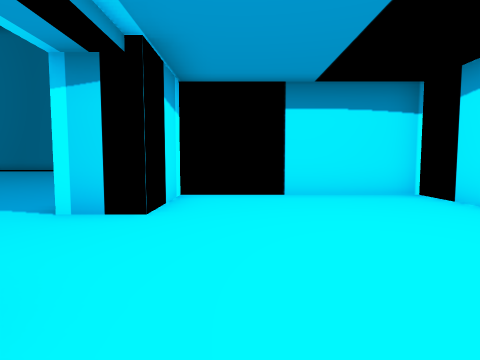
[1] (above)

23 first-person views from a walk through a scene from a Unity 3-D project. The camera is 1.5 m above the floor, tilts 4° down and sees 80° across. The floor is counted in squares, 2 m on a side. Each view is taken from the middle of a square. On the plan, view 1 faces up. The plan holds only what a view shows up to about 10 squares ahead; the rest is blank. The place goes on beyond the plan. The player character is not drawn.

[2]
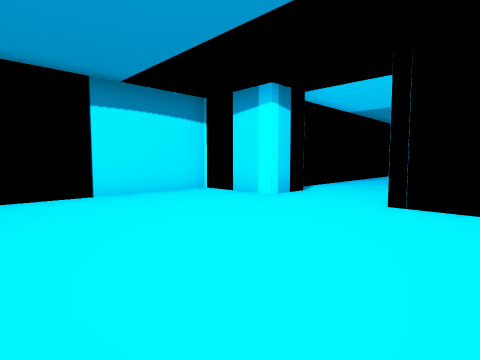

[3]
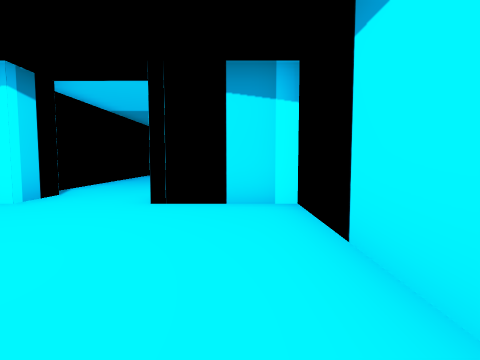

[4]
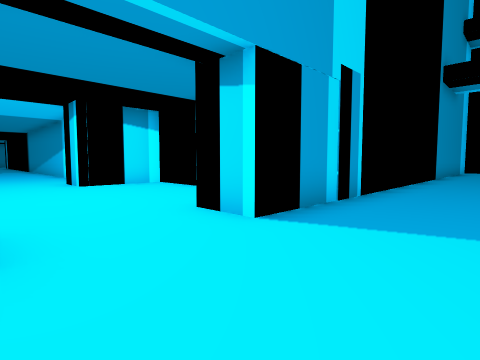

[5]
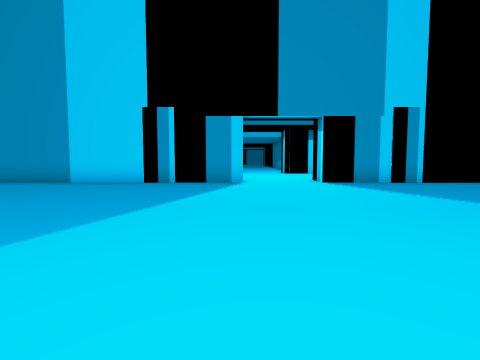

[6]
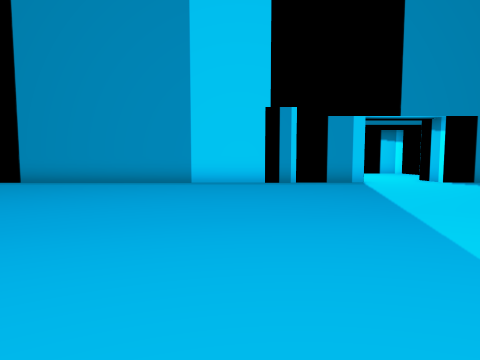

[7]
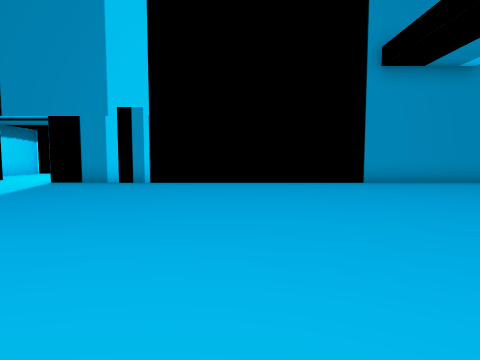

[8]
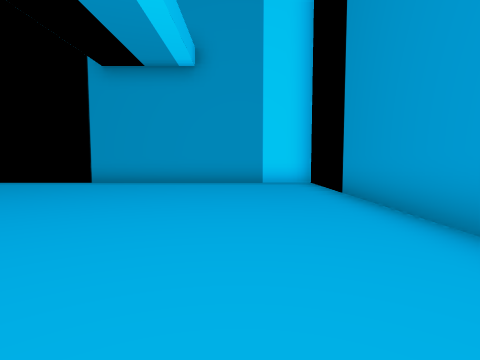

[9]
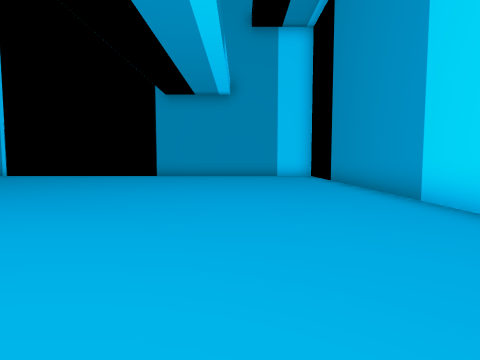

[10]
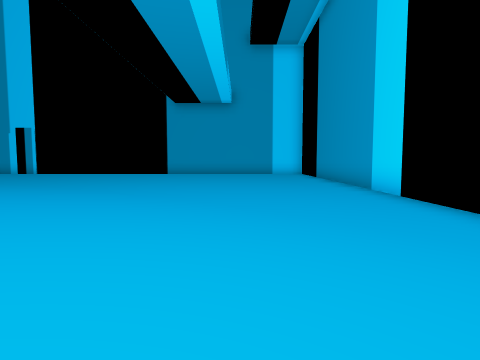

[11]
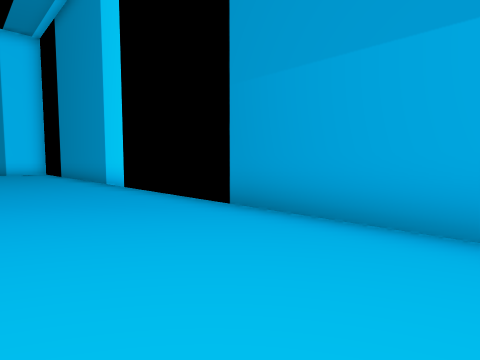

[12]
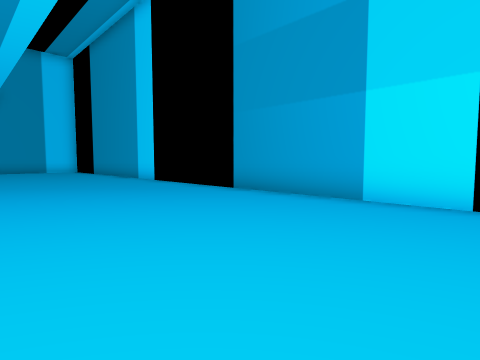

[13]
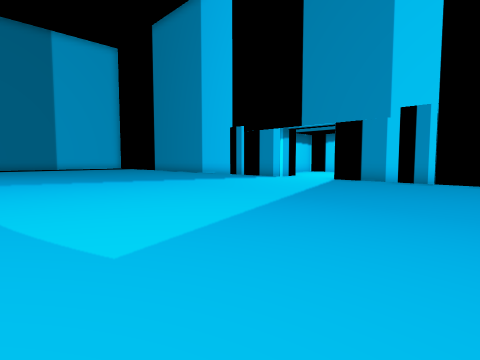

[14]
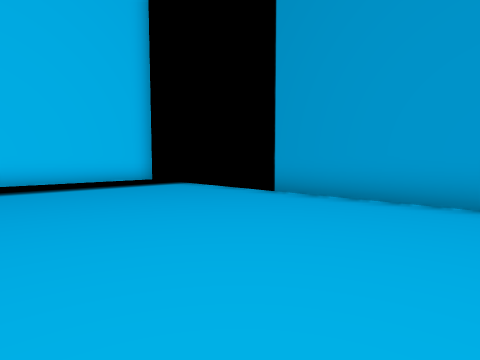

[15]
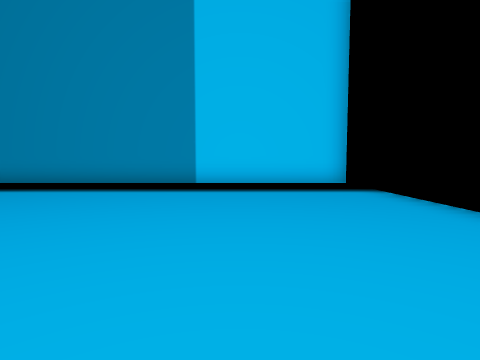

[16]
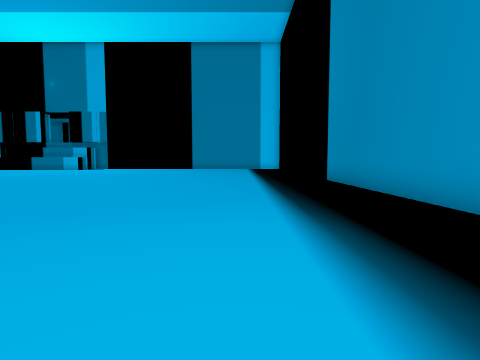

[17]
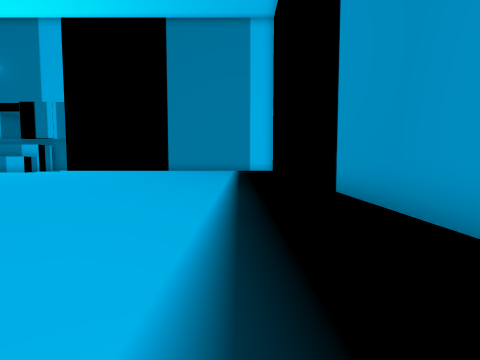

[18]
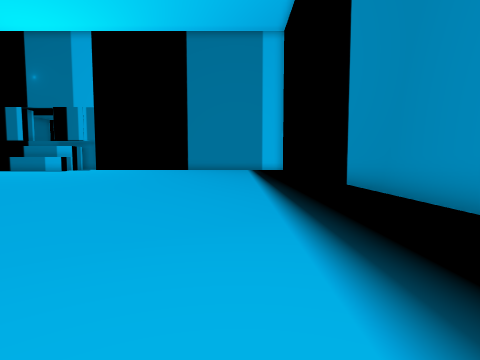

[19]
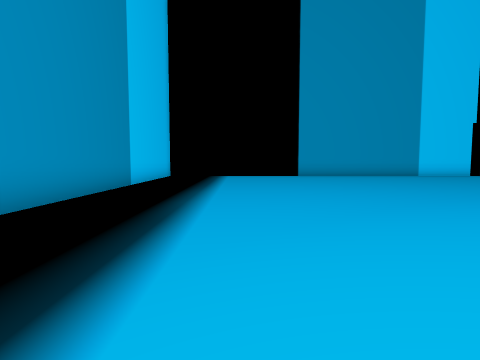

[20]
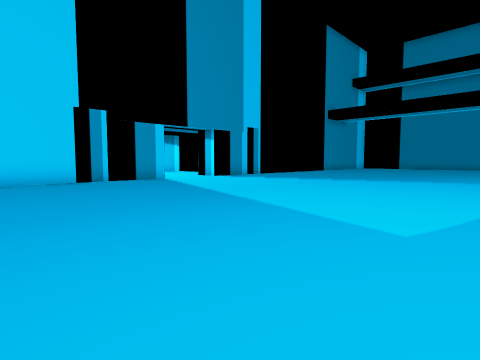

[21]
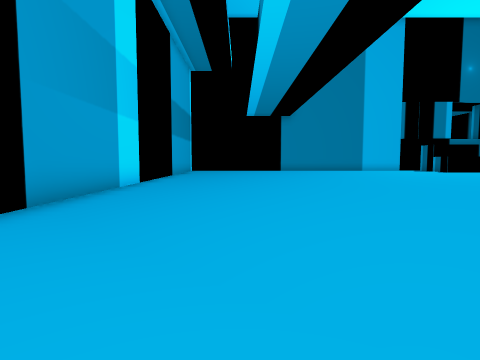

[22]
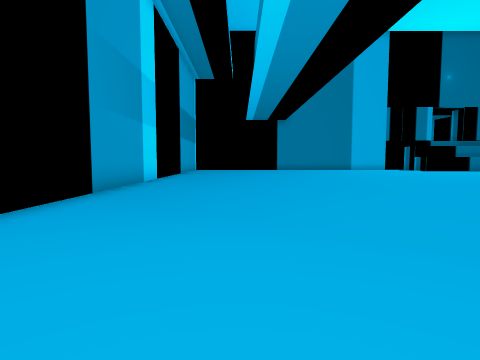

[23]
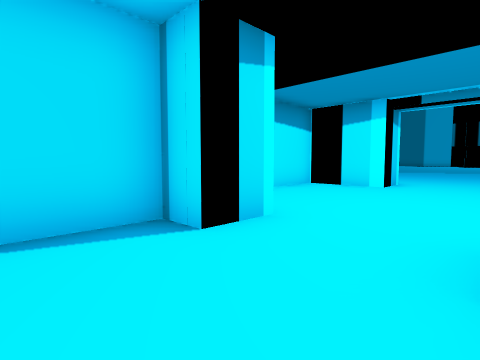

### Floor plan
Points are (right, up) in squares from view 1. A wall is a line through its corners. A room is listed if a view was taken in it or the views show most of it. See-through windows are left out.
Room 1 (views 1, 2, 3)
walls: (-1.3, 1.3) (-1.3, -1) (1.9, -1); (-1.3, 6.2) (-1.3, 3.9); (5.2, 3.9) (3.9, 3.9) (3.9, 5.2); (4, 6.1) (0.9, 6.1); (3.9, -1) (3.9, 1.5) (5.1, 1.5)
ways out: opening at (-2, 2.5) to room 2; opening at (4.5, 2.5) to room 3
Room 2 (views 4, 5, 6, 7, 8, 9, 10, 11, 12, 13, 14, 15, 16, 17, 18, 19, 20, 21, 22)
walls: (-2.6, -2.1) (-2.6, 1.3) (-1.3, 1.3); (-1.3, 3.9) (-2.6, 3.9) (-2.6, 15.4); (-12.1, -16.3) (-5.4, -16.3); (-2.5, 21.3) (-18.9, 21.3); (-21.5, -16.3) (-16.4, -16.3); (-2.6, -16.4) (-2.6, -9)
ways out: opening at (-2, 2.5) to room 1
Room 3 (view 23)
walls: (5.1, 1.5) (5.1, 0.7) (6.8, 0.7)
ways out: opening at (4.5, 2.5) to room 1

Positions as (right, up) in squares from view 1, and headings:
1: (0, 0), facing up
2: (-1, 0), facing up-right
3: (-1, 0), facing right
4: (-5, 4), facing down-right
5: (-12, 4), facing right
6: (-12, 8), facing right
7: (-12, -5), facing right
8: (-12, -14), facing right
9: (-16, -13), facing right
10: (-18, -13), facing right
11: (-20, -13), facing down-right
12: (-22, -11), facing down-right
13: (-13, -4), facing up-right
14: (-8, 11), facing up-right
15: (-6, 12), facing up
16: (-8, 18), facing left
17: (-12, 19), facing left
18: (-10, 18), facing left
19: (-16, 18), facing right
20: (-13, 10), facing down-right
21: (-12, -13), facing left
22: (-10, -13), facing left
23: (7, 4), facing down-left
